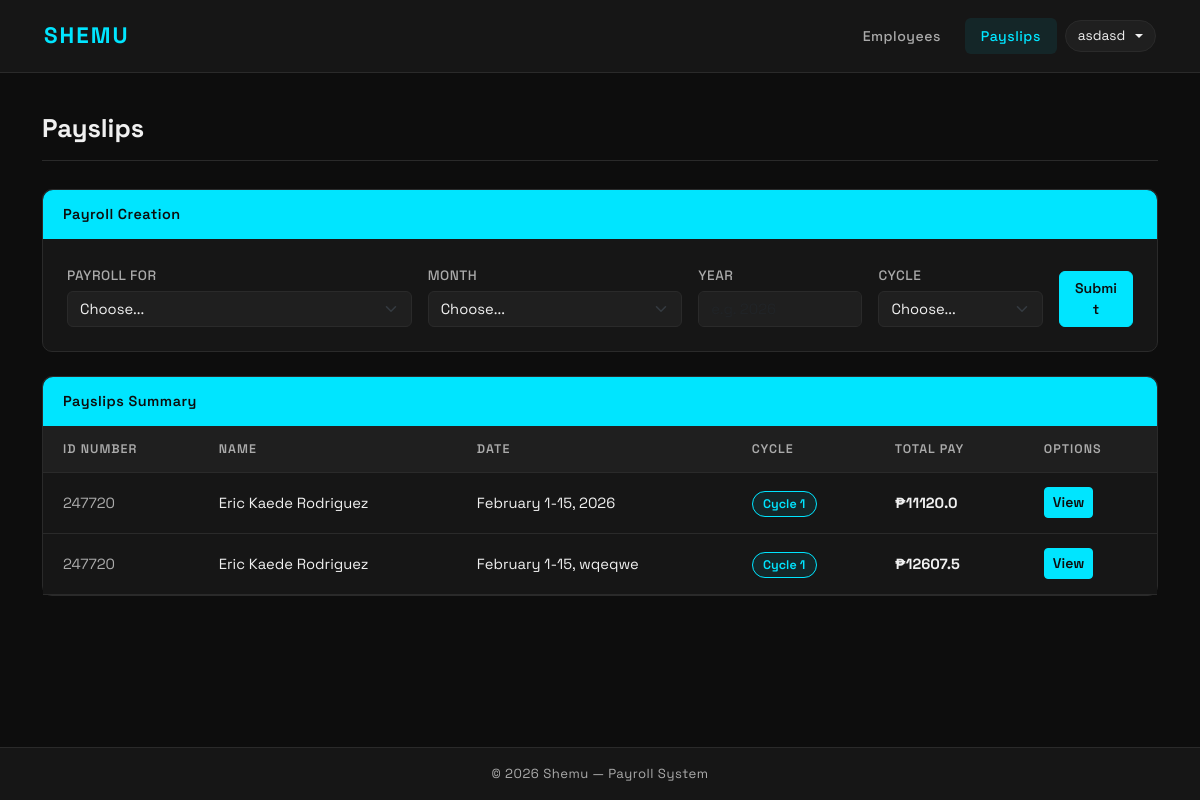
The page /payslips/ (signed in) on the database its author committed.
### payroll_app/models.py (models this page shows, shortened)
class Payslip(models.Model):
    id_number = models.ForeignKey(Employee, on_delete=models.CASCADE)
    month = models.CharField(max_length=20)
    date_range = models.CharField(max_length=50)
    year = models.CharField(max_length=4)
    pay_cycle = models.IntegerField()
    rate = models.FloatField()
    earnings_allowance = models.FloatField()
    deductions_tax = models.FloatField()
    deductions_health = models.FloatField()
    pag_ibig = models.FloatField()
    sss = models.FloatField()
    overtime = models.FloatField()
    total_pay = models.FloatField()

class Employee(models.Model):
    name = models.CharField(max_length=300)
    id_number = models.CharField(max_length=50, primary_key=True, unique=True)
    rate = models.FloatField()
    overtime_pay = models.FloatField(null=True, blank=True)
    allowance = models.FloatField(null=True, blank=True)

### payroll_app/views.py (the view, shortened to what this page needs)
# urls.py: path('payslips/', views.payslips, name='payslips'),
def payslips(request):
    if not request.user.is_authenticated:
        return redirect('login')
    all_employees = Employee.objects.all()
    all_payslips  = Payslip.objects.select_related('id_number').all()
    error_message = None
    context = {
        'employees':     all_employees,
        'payslips':      all_payslips,
        'months':        MONTHS,
        'error_message': error_message,
    }
    return render(request, 'payroll_app/payslips.html', context)

### payroll_app/templates/payroll_app/payslips.html (shortened to what this page needs)
{% extends 'payroll_app/base.html' %}
{% block content %}
<div class="page-header">
    <h1 class="page-title">Payslips</h1>
</div>
<div class="card mb-4">
    <div class="card-header-custom">Payroll Creation</div>
    <div class="card-body p-4">
        <form method="post" class="row g-3 align-items-end">
            <div class="col-md-4">
                <label class="form-label">Payroll for</label>
                <select name="payroll_for" class="form-select" required>
                    <option value="" disabled selected>Choose...</option>
                </select>
            </div>
            <div class="col-md-3">
                <label class="form-label">Month</label>
                <select name="month" class="form-select" required>
                    <option value="" disabled selected>Choose...</option>
                </select>
            </div>
            <div class="col-md-2">
                <label class="form-label">Year</label>
                <input type="text" name="year" class="form-control" placeholder="e.g. 2026" required>
            </div>
            <div class="col-md-2">
                <label class="form-label">Cycle</label>
                <select name="cycle" class="form-select" required>
                    <option value="" disabled selected>Choose...</option>
                </select>
            </div>
            <div class="col-md-1">
                <button type="submit" class="btn btn-accent w-100">Submit</button>
            </div>
        </form>
    </div>
</div>
<div class="card">
    <div class="card-header-custom">Payslips Summary</div>
    <table class="table table-hover mb-0">
        <thead>
            <tr>
                <th>ID Number</th>
                <th>Name</th>
                <th>Date</th>
                <th>Cycle</th>
                <th>Total Pay</th>
                <th>Options</th>
            </tr>
        </thead>
        <tbody>
            {% for ps in payslips %}
            <tr>
                <td><span class="text-muted">{{ ps.id_number.id_number }}</span></td>
                <td>{{ ps.id_number.name }}</td>
                <td>{{ ps.date_range }}, {{ ps.year }}</td>
                <td><span class="badge-cycle">Cycle {{ ps.pay_cycle }}</span></td>
                <td><strong>₱{{ ps.total_pay }}</strong></td>
                <td><a href="{% url 'view_payslip' ps.pk %}" class="btn btn-sm btn-accent">View</a></td>
            </tr>
            {% empty %}
            <tr>
                <td colspan="6" class="text-center text-muted py-4">No payslips yet.</td>
            </tr>
            {% endfor %}
        </tbody>
    </table>
</div>
{% endblock %}

### payroll_app/templates/payroll_app/base.html (shortened to what this page needs)
<!DOCTYPE html>
<html lang="en" data-theme="dark">
<head>
    <link href="https://cdn.jsdelivr.net/npm/bootstrap@5.3.0/dist/css/bootstrap.min.css" rel="stylesheet">
</head>
<body>
<nav class="navbar navbar-expand-lg">
    <div class="container">
        <a class="navbar-brand" href="{% url 'employees' %}">Shemu</a>
        <div class="navbar-nav ms-auto d-flex align-items-center gap-2">
            {% if request.user.is_authenticated %}
                <a class="nav-link " href="{% url 'employees' %}">Employees</a>
                <a class="nav-link {% if request.resolver_match.url_name == 'payslips' or request.resolver_match.url_name == 'view_payslip' %}active{% endif %}" href="{% url 'payslips' %}">Payslips</a>
                <div class="dropdown">
                    <button class="theme-toggle dropdown-toggle" type="button" data-bs-toggle="dropdown" aria-expanded="false">
                        {{ request.user.username }}
                    </button>
                </div>
            {% else %}
                <button class="theme-toggle" onclick="toggleTheme()" id="themeBtn">☀️ Light</button>
            {% endif %}
        </div>
    </div>
</nav>
<div class="main-content">
    <div class="container">
        {% block content %}{% endblock %}
    </div>
</div>
<footer>
    &copy; 2026 Shemu &mdash; Payroll System
</footer>
</body>
</html>

### payroll_app/templates/payroll_app/base.html (style rules this page uses)
[data-theme="dark"] { --bg: #0d0d0d; --surface: #161616; --surface2: #1f1f1f; --border: #2a2a2a; --accent: #00e5ff; --accent-hover: rgba(0, 229, 255, 0.08); --text: #f0f0f0; --text-inverse: #0d0d0d; --muted: #aaaaaa; --table-hover: rgba(255,255,255,0.03); --input-bg: #1f1f1f; --input-border: #2a2a2a; }
* { box-sizing: border-box; }
body { font-family: 'Space Grotesk', sans-serif; background-color: var(--bg); color: var(--text); min-height: 100vh; display: flex; flex-direction: column; transition: background-color 0.3s, color 0.3s; }
.navbar { background-color: var(--surface) !important; border-bottom: 1px solid var(--border); padding: 0.9rem 2rem; transition: background-color 0.3s; }
.navbar-brand { font-size: 1.4rem; font-weight: 700; color: var(--accent) !important; letter-spacing: 2px; text-transform: uppercase; }
.nav-link { color: var(--muted) !important; font-weight: 500; font-size: 0.88rem; letter-spacing: 0.5px; padding: 0.45rem 1rem !important; border-radius: 6px; transition: all 0.2s; }
.nav-link.active { color: var(--accent) !important; background-color: var(--accent-hover); }
.theme-toggle { background: var(--surface2); border: 1px solid var(--border); border-radius: 20px; padding: 0.3rem 0.75rem; cursor: pointer; font-size: 0.85rem; color: var(--text); transition: all 0.2s; display: flex; align-items: center; gap: 0.4rem; }
.text-muted { color: var(--muted) !important; }
.main-content { flex: 1; padding: 2.5rem 0; }
.page-header { display: flex; justify-content: space-between; align-items: center; margin-bottom: 1.75rem; padding-bottom: 1rem; border-bottom: 1px solid var(--border); }
.page-title { font-size: 1.6rem; font-weight: 700; color: var(--text); margin: 0; }
.card { background-color: var(--surface); border: 1px solid var(--border); border-radius: 10px; box-shadow: none; transition: background-color 0.3s; }
.card-header-custom { background-color: var(--accent); color: var(--text-inverse); border-radius: 10px 10px 0 0; padding: 0.85rem 1.25rem; font-weight: 600; font-size: 0.9rem; letter-spacing: 0.5px; }
[data-theme="dark"] .card-header-custom { color: var(--bg); }
.table { color: var(--text); margin-bottom: 0; }
.table thead th { background-color: var(--surface2); color: var(--muted); font-weight: 600; font-size: 0.78rem; letter-spacing: 1px; text-transform: uppercase; border-color: var(--border); padding: 0.85rem 1.25rem; }
.table tbody td { padding: 0.9rem 1.25rem; vertical-align: middle; border-color: var(--border); font-size: 0.92rem; background-color: var(--surface); color: var(--text); }
.btn-accent { background-color: var(--accent); border-color: var(--accent); color: var(--text-inverse); font-weight: 600; font-size: 0.88rem; }
[data-theme="dark"] .btn-accent { color: var(--bg); }
.form-label { font-weight: 500; font-size: 0.85rem; color: var(--muted); margin-bottom: 0.3rem; text-transform: uppercase; letter-spacing: 0.5px; }
.form-control, .form-select { background-color: var(--input-bg); border-color: var(--input-border); color: var(--text); border-radius: 6px; font-size: 0.92rem; transition: all 0.2s; }
.form-select option { background-color: var(--surface); color: var(--text); }
.badge-cycle { background-color: var(--accent-hover); color: var(--accent); border: 1px solid var(--accent); border-radius: 20px; padding: 0.25rem 0.65rem; font-size: 0.78rem; font-weight: 600; }
footer { background-color: var(--surface); border-top: 1px solid var(--border); color: var(--muted); text-align: center; padding: 1rem; font-size: 0.82rem; letter-spacing: 0.5px; transition: background-color 0.3s; }

### rows shown on the page
Payslip: id_number.id_number "247720", id_number.name "Eric Kaede Rodriguez", date_range "February 1-15", year "2026", pay_cycle "1", total_pay "11120.0"
Payslip: id_number.id_number "247720", id_number.name "Eric Kaede Rodriguez", date_range "February 1-15", year "wqeqwe", pay_cycle "1", total_pay "12607.5"

### other values the page prints
{{ request.user.username }} "asdasd"
